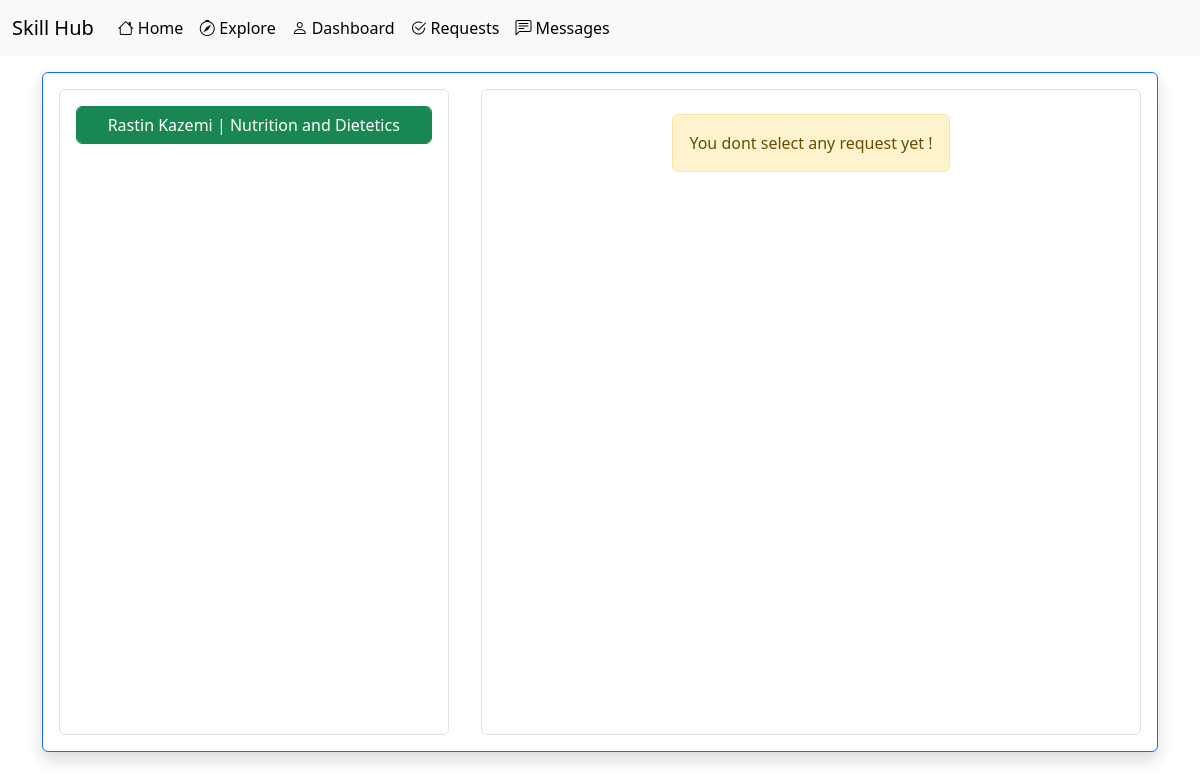
The page /request/ (signed in) on the database its author committed.
### request/models.py (models this page shows, shortened)
class Request(models.Model):
    skill = models.ForeignKey(Skills, on_delete=models.CASCADE, related_name='request_skill')
    user = models.ForeignKey(User, on_delete=models.CASCADE, related_name='request_user')
    receiver = models.ForeignKey(User, on_delete=models.CASCADE, related_name='request_receiver')
    REQUEST_CHOICES = (
        ('accepted', 'accepted'),
        ('pending', 'pending'),
    )
    status = models.CharField(choices=REQUEST_CHOICES, max_length=100)
    date = models.DateField()
    time = models.TimeField()
    create = models.DateTimeField(auto_now_add=True,null=True)

### account/models.py (models this page shows, shortened)
class Profile(models.Model):
    user = models.OneToOneField(User, on_delete=models.CASCADE, related_name='profile_user')
    phone = models.IntegerField(null=True)
    first_name = models.CharField(max_length=100, null=True)
    last_name = models.CharField(max_length=100, null=True)
    country = models.CharField(max_length=100, null=True)
    city = models.CharField(max_length=100, null=True)
    address = models.CharField(max_length=100, null=True)
    image = models.ImageField(upload_to='media/owner_profile/', default='media/default_images/avatar.png')

### skills/models.py (models this page shows, shortened)
class Skills(models.Model):
    user = models.ForeignKey(User, on_delete=models.CASCADE)
    category = models.ForeignKey('SkillsCategory', on_delete=models.CASCADE)
    title = models.CharField(max_length=100)
    time = models.ForeignKey('SkillsTime', on_delete=models.CASCADE)
    description = models.TextField()
    create = models.DateTimeField(auto_now_add=True, null=True)
    like = models.ManyToManyField(User, related_name='skills_like',null=True,blank=True)
    rating = models.ManyToManyField('Rate',related_name='skills_rating',null=True,blank=True)

### request/views.py (the view)
# urls.py: path('',views.all_request,name='all_request'),
@login_required(login_url='accounts:user_register')
def all_request(request):
    requests = Request.objects.filter(receiver=request.user).order_by('-create')
    requests = Request.objects.filter(Q(receiver=request.user) | Q(user=request.user) & Q(status='accepted')).order_by(
        '-create')
    context = {'requests': requests}
    return render(request, 'request/request.html', context)

### request/templates/request/request.html (shortened to what this page needs)
{% extends '_base.html' %}
{% block body %}
    <div style="width: 100vw;height: 85vh;" class="d-flex justify-content-center mt-3">
        <div style="width: 93%;height: 100%;" class="shadow border border-primary rounded p-3 row">
            <div style="height: 100%;overflow-y: scroll;width: 36%" class="rounded border p-3">
                {% if requests %}
                    {% for r in requests %}
                        {% if r.status == 'pending' %}
                            <a href="{% url 'request:request_details' r.id %}"
                               class="btn btn-outline-dark form-control mb-3">{{ r.user.profile_user.first_name }} {{ r.user.profile_user.last_name }}
                                | {{ r.skill.title }}</a>
                        {% else %}
                            <a href="{% url 'request:request_details' r.id %}"
                               class="btn btn-success form-control mb-3">{{ r.user.profile_user.first_name }} {{ r.user.profile_user.last_name }}
                                | {{ r.skill.title }}</a>
                        {% endif %}
                    {% endfor %}
                {% else %}
                    <p class="text-center">you dont have any request yet !</p>
                {% endif %}
            </div>
            <div style="height: 100%;width: 3%"></div>
            <div style="height: 100%;overflow-y: scroll;width: 61%"
                 class="rounded border d-flex flex-column align-items-center">
                <div class="alert alert-warning mt-4" role="alert">
                    You dont select any request yet !
                </div>
            </div>
        </div>
    </div>
{% endblock %}

### rows shown on the page
Request: user.profile_user.first_name "Rastin", user.profile_user.last_name "Kazemi", skill "Nutrition and Dietetics"
